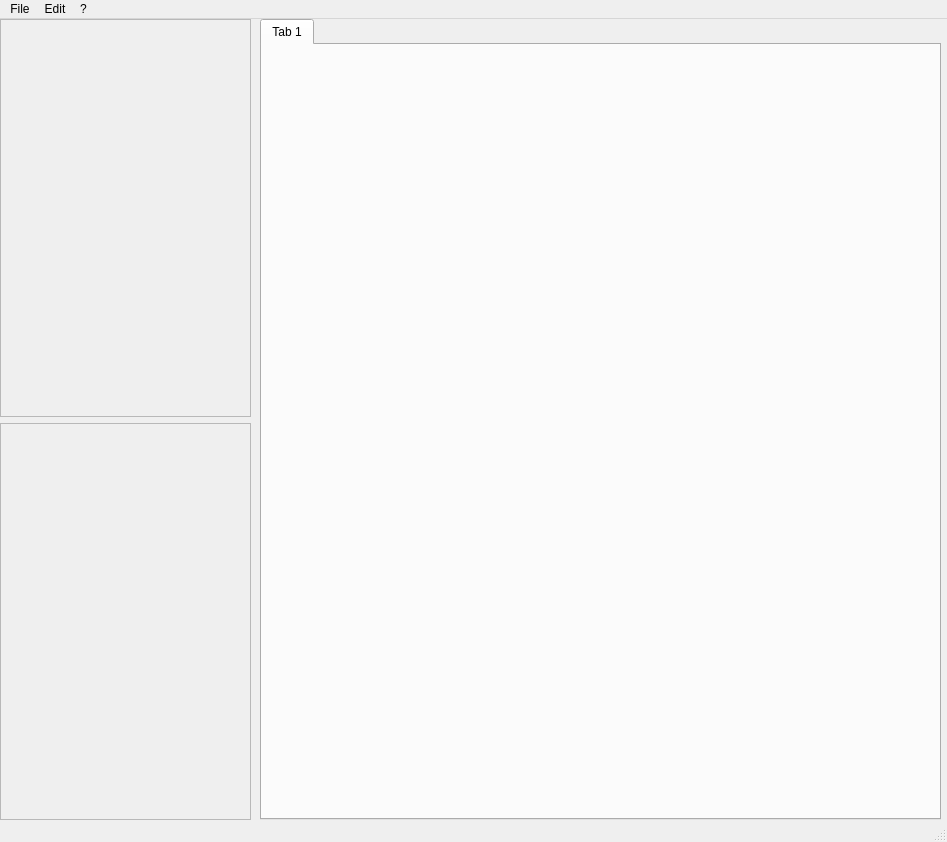
<?xml version="1.0" encoding="UTF-8"?>
<ui version="4.0">
 <class>MainWindow</class>
 <widget class="QMainWindow" name="MainWindow">
  <property name="enabled">
   <bool>true</bool>
  </property>
  <property name="geometry">
   <rect>
    <x>0</x>
    <y>0</y>
    <width>947</width>
    <height>842</height>
   </rect>
  </property>
  <property name="windowTitle">
   <string>APK Static Analyzer</string>
  </property>
  <widget class="QWidget" name="centralwidget">
   <widget class="QWidget" name="horizontalLayoutWidget_2">
    <property name="geometry">
     <rect>
      <x>260</x>
      <y>0</y>
      <width>681</width>
      <height>801</height>
     </rect>
    </property>
    <layout class="QHBoxLayout" name="horizontalLayout_2">
     <item>
      <widget class="QTabWidget" name="tabWidget">
       <property name="currentIndex">
        <number>0</number>
       </property>
       <widget class="QWidget" name="tab">
        <attribute name="title">
         <string>Tab 1</string>
        </attribute>
       </widget>
      </widget>
     </item>
    </layout>
   </widget>
   <widget class="QWidget" name="verticalLayoutWidget">
    <property name="geometry">
     <rect>
      <x>0</x>
      <y>0</y>
      <width>251</width>
      <height>801</height>
     </rect>
    </property>
    <layout class="QVBoxLayout" name="verticalLayout">
     <item>
      <widget class="QTreeView" name="fileView">
       <property name="enabled">
        <bool>false</bool>
       </property>
       <property name="editTriggers">
        <set>QAbstractItemView::NoEditTriggers</set>
       </property>
       <property name="alternatingRowColors">
        <bool>true</bool>
       </property>
       <property name="selectionMode">
        <enum>QAbstractItemView::SingleSelection</enum>
       </property>
       <property name="sortingEnabled">
        <bool>false</bool>
       </property>
      </widget>
     </item>
     <item>
      <widget class="QTreeView" name="classView">
       <property name="enabled">
        <bool>false</bool>
       </property>
       <property name="editTriggers">
        <set>QAbstractItemView::NoEditTriggers</set>
       </property>
      </widget>
     </item>
    </layout>
   </widget>
  </widget>
  <widget class="QMenuBar" name="menubar">
   <property name="geometry">
    <rect>
     <x>0</x>
     <y>0</y>
     <width>947</width>
     <height>21</height>
    </rect>
   </property>
   <widget class="QMenu" name="menuFile">
    <property name="title">
     <string>File</string>
    </property>
    <addaction name="actionOpen"/>
    <addaction name="actionQuit"/>
   </widget>
   <widget class="QMenu" name="menuEdit">
    <property name="title">
     <string>Edit</string>
    </property>
    <addaction name="actionShow_Header"/>
    <addaction name="actionShow_Strings"/>
    <addaction name="actionShow_Type"/>
    <addaction name="actionShow_Method"/>
    <addaction name="separator"/>
    <addaction name="actionShow_XRef_Graph"/>
    <addaction name="actionShow_Method_2"/>
    <addaction name="actionShow_Field"/>
   </widget>
   <widget class="QMenu" name="menu">
    <property name="title">
     <string>?</string>
    </property>
    <addaction name="actionInformation"/>
    <addaction name="actionInformation_2"/>
   </widget>
   <addaction name="menuFile"/>
   <addaction name="menuEdit"/>
   <addaction name="menu"/>
  </widget>
  <widget class="QStatusBar" name="statusbar"/>
  <action name="actionOpen">
   <property name="text">
    <string>Open APK</string>
   </property>
   <property name="statusTip">
    <string>Open an APK file</string>
   </property>
   <property name="shortcut">
    <string>Ctrl+O</string>
   </property>
  </action>
  <action name="actionQuit">
   <property name="text">
    <string>Quit</string>
   </property>
   <property name="statusTip">
    <string>Quit the application</string>
   </property>
   <property name="shortcut">
    <string>Ctrl+Q</string>
   </property>
  </action>
  <action name="actionShow_Strings">
   <property name="enabled">
    <bool>false</bool>
   </property>
   <property name="text">
    <string>Show Strings</string>
   </property>
  </action>
  <action name="actionShow_Type">
   <property name="checkable">
    <bool>false</bool>
   </property>
   <property name="enabled">
    <bool>false</bool>
   </property>
   <property name="text">
    <string>Show Types</string>
   </property>
  </action>
  <action name="actionShow_Header">
   <property name="enabled">
    <bool>false</bool>
   </property>
   <property name="text">
    <string>Show Header</string>
   </property>
  </action>
  <action name="actionShow_Prototype">
   <property name="enabled">
    <bool>false</bool>
   </property>
   <property name="text">
    <string>Show Prototype</string>
   </property>
  </action>
  <action name="actionShow_Method">
   <property name="enabled">
    <bool>false</bool>
   </property>
   <property name="text">
    <string>Show Methods</string>
   </property>
  </action>
  <action name="actionShow_XRef_Graph">
   <property name="enabled">
    <bool>false</bool>
   </property>
   <property name="text">
    <string>Show XRef  Graph</string>
   </property>
  </action>
  <action name="actionShow_Method_2">
   <property name="enabled">
    <bool>false</bool>
   </property>
   <property name="text">
    <string>Show Methods</string>
   </property>
  </action>
  <action name="actionShow_Field">
   <property name="enabled">
    <bool>false</bool>
   </property>
   <property name="text">
    <string>Show Fields</string>
   </property>
  </action>
  <action name="actionInformation">
   <property name="text">
    <string>Readme</string>
   </property>
  </action>
  <action name="actionInformation_2">
   <property name="text">
    <string>Information</string>
   </property>
  </action>
 </widget>
 <resources/>
 <connections/>
</ui>
